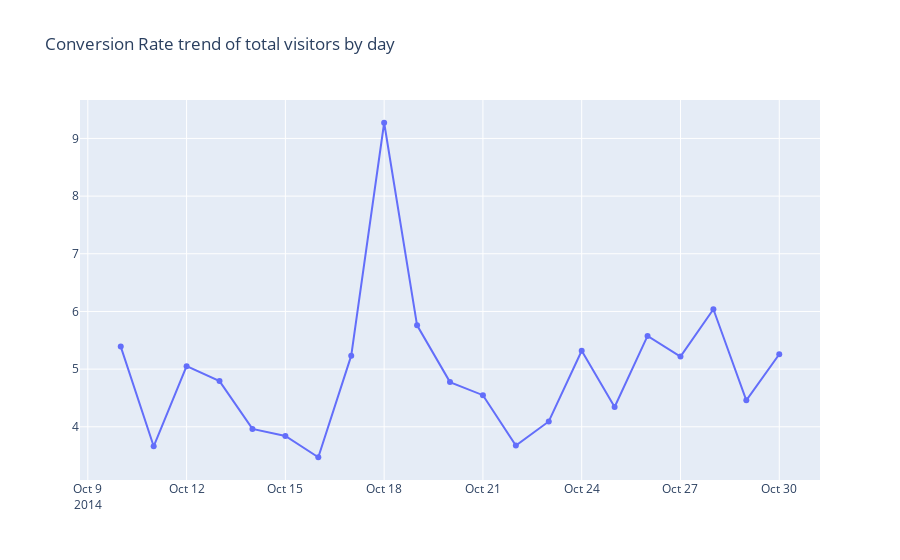

Here is the notebook cell this chart was saved with:
### Code cell
# Create traces
fig = go.Figure()
fig.add_trace(go.Scatter(x=df_total_daily_pur['Date'], y=df_total_daily_pur['Conversion_Rate'],
                    mode='lines+markers',
                    name='Daily Conversion Rate'))


fig.update_layout(
        title = 'Conversion Rate trend of total visitors by day'
)
fig

### Figure 1 — Plotly figure (JSON) as saved in the notebook; plotly's stock layout.template omitted (floating-point values rounded to 4 significant figures)
{"data": [{"mode": "lines+markers", "name": "Daily Conversion Rate", "type": "scatter", "x": ["2014-10-10", "2014-10-11", "2014-10-12", "2014-10-13", "2014-10-14", "2014-10-15", "2014-10-16", "2014-10-17", "2014-10-18", "2014-10-19", "2014-10-20", "2014-10-21", "2014-10-22", "2014-10-23", "2014-10-24", "2014-10-25", "2014-10-26", "2014-10-27", "2014-10-28", "2014-10-29", "2014-10-30"], "y": [5.391, 3.663, 5.052, 4.792, 3.964, 3.842, 3.472, 5.233, 9.272, 5.76, 4.775, 4.548, 3.677, 4.093, 5.319, 4.344, 5.575, 5.218, 6.038, 4.458, 5.259]}], "layout": {"title": {"text": "Conversion Rate trend of total visitors by day"}}}
